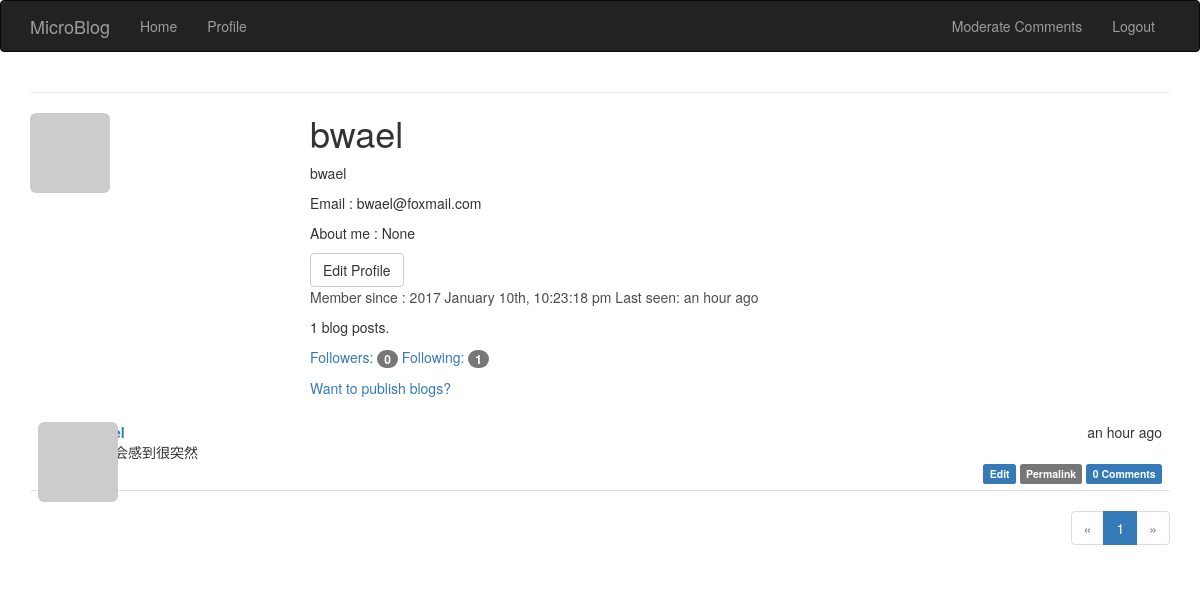
Page /user/100 (signed in) on the earlier database version.
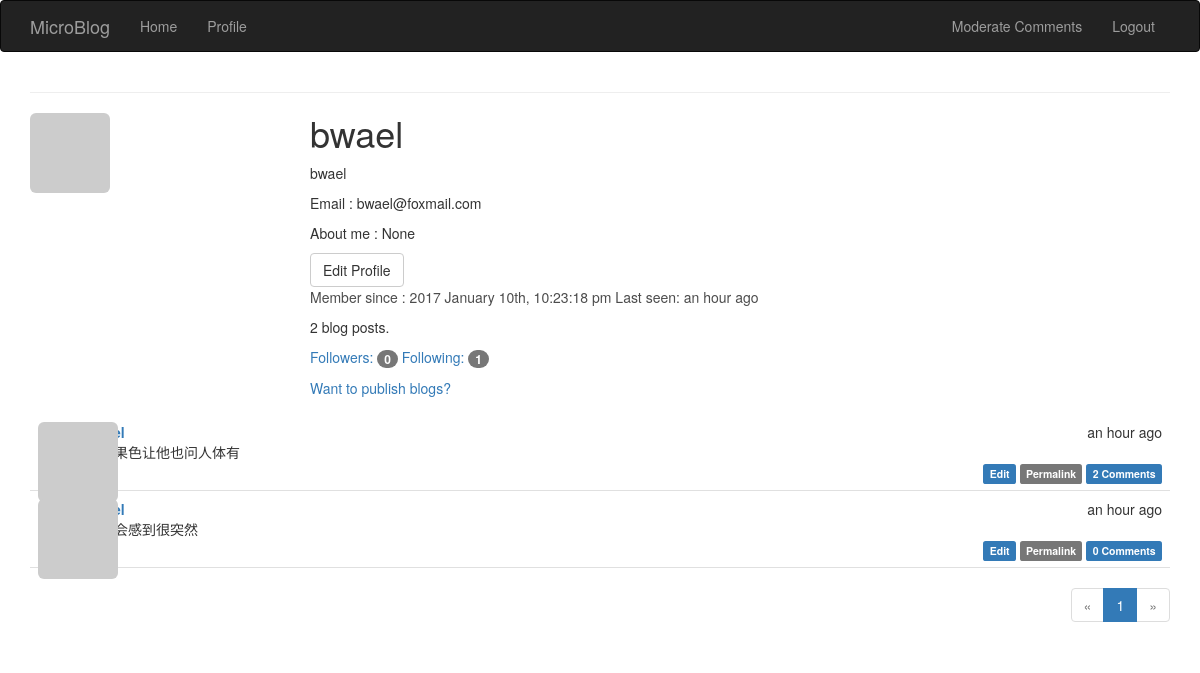
Same page on the later database version.
### app/models.py (models this page shows, shortened)
class User(db.Model):
    id = db.Column(db.Integer, primary_key = True)
    name = db.Column(db.String(64), index = True, unique = True)
    email = db.Column(db.String(120), index = True, unique = True)
    role_id = db.Column(db.Integer, db.ForeignKey('role.id'))
    password_hash = db.Column(db.String(128))
    posts = db.relationship('Post', backref = 'author', lazy = 'dynamic')
    location = db.Column(db.String(64))
    about_me = db.Column(db.String(140))
    member_since = db.Column(db.DateTime(), default=datetime.now)
    last_seen = db.Column(db.DateTime(), default=datetime.now)
    avatar_hash = db.Column(db.String(32))
    followed = db.relationship('Follow',
                               foreign_keys=[Follow.follower_id],
                               backref=db.backref('follower', lazy='joined'),
                               lazy='dynamic',
                               cascade='all, delete-orphan')
    followers = db.relationship('Follow',
                                foreign_keys=[Follow.followed_id],
                                backref=db.backref('followed', lazy='joined'),
                                lazy='dynamic',
                                cascade='all, delete-orphan')
    comments = db.relationship('Comment', backref='author', lazy='dynamic')
    def gravatar(self, size=100, default='identicon', rating='g'):
        if request.is_secure:
            url = 'https://secure.gravatar.com/avatar'
        else:
            url = 'http://www.gravatar.com/avatar'
        hash = self.avatar_hash or hashlib.md5(
            self.email.encode('utf-8')).hexdigest()
        return '{url}/{hash}?s={size}&d={default}&r={rating}'.format(
            url=url, hash=hash, size=size, default=default, rating=rating)
    @property
    def password(self):
        raise AttributeError('password is not a readable attribute')

class Post(db.Model):
    id = db.Column(db.Integer, primary_key = True)
    body = db.Column(db.String(140))
    timestamp = db.Column(db.DateTime(), default=datetime.now)
    user_id = db.Column(db.Integer, db.ForeignKey('user.id'))
    comments = db.relationship('Comment', backref='post', lazy='dynamic')

### app/views.py (the view)
@app.route('/user/<int:user_id>', methods = ['GET', 'POST'])
@login_required
def users(user_id):
    user = User.query.filter_by(id = user_id).first()
    if user is None:
        flash('The user is not exist!')
        return render_template('404.html')
    page = request.args.get('page', 1, type=int)
    pagination = user.posts.order_by(Post.timestamp.desc()).paginate(
        page, per_page=current_app.config['FLASKY_POSTS_PER_PAGE'],
        error_out=False)
    blogs = pagination.items
    return render_template(
        'user.html',
        user = user,
        posts = blogs,
        pagination = pagination)

### app/views.py (called while the page is built)
@lm.user_loader
def load_user(user_id):
    return User.query.get(int(user_id))

### app/templates/user.html (shortened to what this page needs)
{% extends "base.html" %}
{% import "_macros.html" as macros %}
{% block page_content %}
<div calss="page-header">
<img class="img-rounded profile-thumbnail" src="{{ user.gravatar(size=256) }}">
<div class="profile-header">
<h1>{{ user.name }}</h1>
{% if user.name or user.location %}
        <p>
            {% if user.name %}{{ user.name }}<br>{% endif %}
        </p>
{% endif %}
<p>Email : {{ user.email }}</p>
<p>About me : {{ user.about_me }}</p>
{% if user == current_user %}
<a class="btn btn-default" href="{{ url_for('edit_profile', user_id = current_user.id) }}">
    Edit Profile
</a>
{% endif %}
<p style="color:#4c4c4c;">
Member since : {{ moment(user.member_since).format('YYYY MMMM Do, h:mm:ss a') }}
    Last seen: {{ moment(user.last_seen).fromNow() }}
</p>
<p>{{ user.posts.count() }} blog posts. </p>
<p>
<a href="{{ url_for('followers', name=user.name) }}">Followers: <span class="badge">{{ user.followers.count() - 1 }}</span></a>
<a href="{{ url_for('followed_by', name=user.name) }}">Following: <span class="badge">{{ user.followed.count() - 1 }}</span></a>
</p>
{% if user == current_user %}
<a href="{{ url_for('publish', user_id=user.id) }}">Want to publish blogs?</a>
{% endif %}
</div>
</div>
<div class="post-tabs">
{% include '_posts.html' %}
</div>
{% if pagination %}
<div class="pagination">
    {{ macros.pagination_widget(pagination, 'users', user_id = user.id) }}
</div>
{% endif %}
{% endblock %}

### app/templates/base.html (shortened to what this page needs)
{% extends "bootstrap/base.html" %}
{% block head %}
{{ super() }}
<link rel="stylesheet" type="text/css" href="{{ url_for('static', filename='styles.css') }}">
{% endblock %}
{% block navbar %}
<div class="navbar navbar-inverse" role="navigation">
    <div class="container">
        <div class="navbar-header">
            <a class="navbar-brand" href="/">
                MicroBlog
            </a>
        </div>
        <div class="navbar-collapse collapse">
            <ul class="nav navbar-nav">
                <li>
                    <a href="{{ url_for('index') }}">
                        Home
                    </a>
                </li>
                {% if current_user.is_authenticated %}
                <li>
                    <a href="{{ url_for('users', user_id=current_user.id) }}">
                        Profile
                    </a>
                </li>
                {% endif %}
            </ul>
            <ul class="nav navbar-nav navbar-right">
                {% if not current_user.is_authenticated %}
                <li>
                    <a href="{{ url_for('login') }}">
                        Log in
                    </a>
                </li>
                <li>
                    <a href="{{ url_for('sign_up') }}">
                        Sign up
                    </a>
                </li>
                {% else %}
                {% if True%}
                <li>
                    <a href="{{ url_for('moderate') }}">
                        Moderate Comments
                    </a>
                </li>
                {% endif %}
                <li>
                    <a href="{{ url_for('logout') }}">
                        Logout
                    </a>
                </li>
                {% endif %}
            </ul>
        </div>
    </div>
</div>
{% endblock %}
{% block content %}
<div class="container">
{% block message %}
    <hr />
{% endblock %}
{% block page_content %}{% endblock %}
</div>
{% endblock %}

### app/templates/_macros.html
{% macro pagination_widget(pagination, endpoint, fragment='') %}
<ul class="pagination">
    <li{% if not pagination.has_prev %} class="disabled"{% endif %}>
        <a href="{% if pagination.has_prev %}{{ url_for(endpoint, page=pagination.prev_num, **kwargs) }}{{ fragment }}{% else %}#{% endif %}">
            &laquo;
        </a>
    </li>
    {% for p in pagination.iter_pages() %}
        {% if p %}
            {% if p == pagination.page %}
            <li class="active">
                <a href="{{ url_for(endpoint, page = p, **kwargs) }}{{ fragment }}">{{ p }}</a>
            </li>
            {% else %}
            <li>
                <a href="{{ url_for(endpoint, page = p, **kwargs) }}{{ fragment }}">{{ p }}</a>
            </li>
            {% endif %}
        {% else %}
        <li class="disabled"><a href="#">&hellip;</a></li>
        {% endif %}
    {% endfor %}
    <li{% if not pagination.has_next %} class="disabled"{% endif %}>
        <a href="{% if pagination.has_next %}{{ url_for(endpoint, page=pagination.next_num, **kwargs) }}{{ fragment }}{% else %}#{% endif %}">
            &raquo;
        </a>
    </li>
</ul>
{% endmacro %}

### app/templates/_posts.html
<ul class="posts">
    {% for post in posts %}
    <li class="post">
        <div class="post-thumbnail">
            {% if current_user.is_authenticated %}
            <a href="{{ url_for('users', user_id = post.author.id) }}">
            <img class="img-rounded profile-thumbnail" src="{{ post.author.gravatar(size=40) }}">
            </a>
            {% else %}
            <a><img class="img-rounded profile-thumbnail" src="{{ post.author.gravatar(size=40) }}"></a>
            {% endif %}
        </div>
        <div class="post-content">
            <div class="post-date">{{ moment(post.timestamp).fromNow() }}</div>
            <div class="post-author">
            {% if current_user.is_authenticated %}
            <a href="{{ url_for('users', user_id = post.author.id) }}">{{ post.author.name }}</a>
            {% else %}
            {{ post.author.name }}
            {% endif %}
            </div>
            <div class="post-body">
                {% if post.body_html %}
                    {{ post.body_html | safe }}
                {% else %}
                    {{ post.body }}
                {% endif %}
            </div>
            <div class="post-footer">
                {% if current_user == post.author %}
                <a href="{{ url_for('edit', id=post.id) }}">
                    <span class="label label-primary">Edit</span>
                </a>
                {% endif %}
                <a href="{{ url_for('post', id=post.id) }}">
                    <span class="label label-default">Permalink</span>
                </a>
                <a href="{{ url_for('post', id=post.id) }}#comments">
                    <span class="label label-primary">{{ post.comments.count() }} Comments</span>
                </a>
            </div>
        </div>
    </li>
    {% endfor %}
</ul>

### app/static/styles.css (style rules this page uses)
.profile-thumbnail { position: absolute; }
.profile-header { min-height: 260px; margin-left: 280px; }
div.post-tabs { margin-top: 16px; }
ul.posts { list-style-type: none; padding: 0px; margin: 16px 0px 0px 0px; border-top: 1px solid #e0e0e0; }
div.post-tabs ul.posts { margin: 0px; border-top: none; }
ul.posts li.post { padding: 8px; border-bottom: 1px solid #e0e0e0; }
div.post-date { float: right; }
div.post-author { font-weight: bold; }
div.post-thumbnail { position: absolute; }
div.post-content { margin-left: 48px; min-height: 48px; }
div.post-footer { text-align: right; }
div.pagination { width: 100%; text-align: right; padding: 0px; margin: 0px; }

Differences in the rows shown:
added Post: timestamp "an hour ago", body "是糖果色让他也问人体有", comments.count "2"
Other differences:
{{ user.posts.count() }}: "1" → "2"
